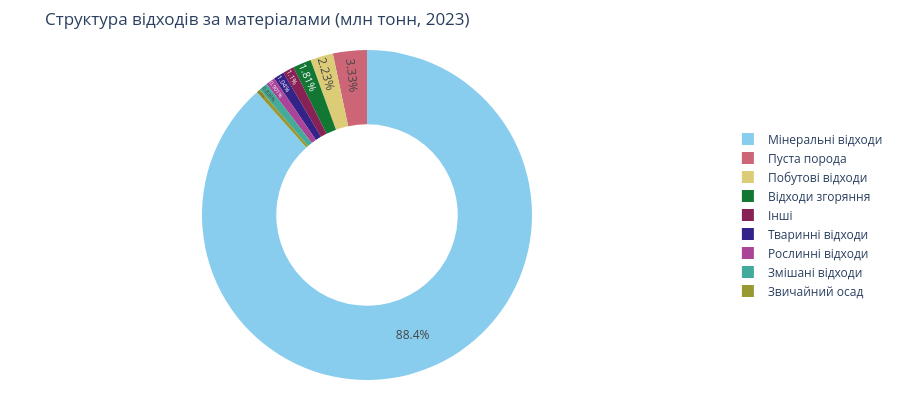

Here is the notebook cell this chart was saved with:
### Code cell
#ГРАФІК 2 — Структура за матеріалами (donut)
# ══════════════════════════════════════════════════════════════
fig2 = go.Figure(go.Pie(
    labels=mat_names,
    values=[round(v, 2) for v in mat_vals],
    hole=0.55,
    marker_colors=COLORS,
    hovertemplate="%{label}: %{value:.2f} млн т (%{percent})<extra></extra>",
    textinfo="percent",
    textposition="inside",
))
fig2.update_layout(
    title="Структура відходів за матеріалами (млн тонн, 2023)",
    height=420,
    legend=dict(orientation="v", x=1.02, y=0.5),
    margin=dict(l=20, r=160, t=50, b=40),
)

### Figure 1 — Plotly figure (JSON) as saved in the notebook; plotly's stock layout.template omitted (floating-point values rounded to 4 significant figures)
{"data": [{"hole": 0.55, "hovertemplate": "%{label}: %{value:.2f} млн т (%{percent})<extra></extra>", "labels": ["Мінеральні відходи", "Пуста порода", "Побутові відходи", "Відходи згоряння", "Тваринні відходи", "Рослинні відходи", "Змішані відходи", "Звичайний осад", "Інші"], "marker": {"colors": ["rgb(136, 204, 238)", "rgb(204, 102, 119)", "rgb(221, 204, 119)", "rgb(17, 119, 51)", "rgb(51, 34, 136)", "rgb(170, 68, 153)", "rgb(68, 170, 153)", "rgb(153, 153, 51)", "rgb(136, 34, 85)", "rgb(102, 17, 0)", "rgb(136, 136, 136)"]}, "textinfo": "percent", "textposition": "inside", "type": "pie", "values": [217.8, 8.2, 5.49, 4.46, 2.57, 2.22, 2.06, 0.95, 2.72]}], "layout": {"height": 420, "legend": {"orientation": "v", "x": 1.02, "y": 0.5}, "margin": {"b": 40, "l": 20, "r": 160, "t": 50}, "title": {"text": "Структура відходів за матеріалами (млн тонн, 2023)"}}}
